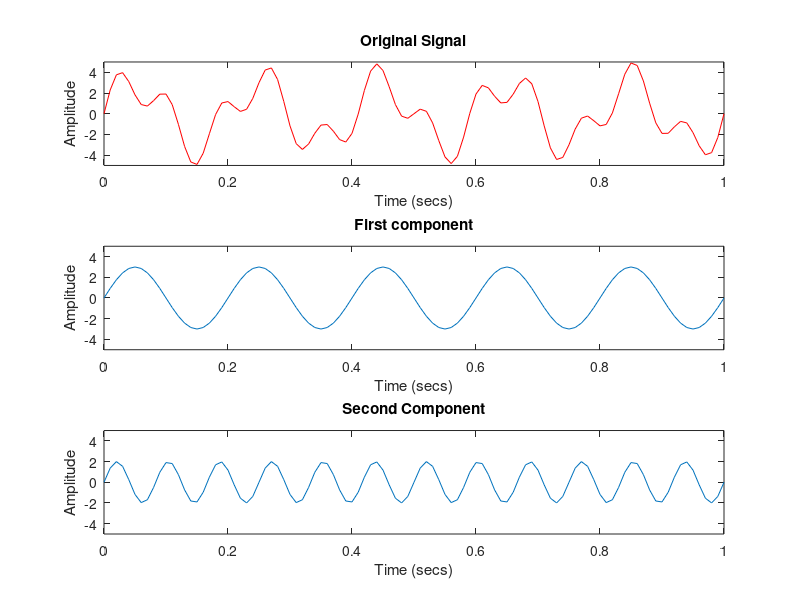

Write the MATLAB code that produced this figure. (Note: this script raises an error after producing the figure.)
%% First Part, Representation of signal
clc 
clear
close all
%% Create signals
fs = 100;
t = 0:1/fs:1;
A = 3 * sin(2*5*pi*t);
B = 2 * sin(2*12*pi*t);
C = A + B;
n = length(A);
%% Representation of signals in time Domain
figure();
subplot(3,1,1);
plot(t,C,'r');
title("Original Signal");
xlabel("Time (secs)");
ylabel("Amplitude");
ylim([-5 5]);
subplot(3,1,2);
plot(t,A);
title("First component");
xlabel("Time (secs)");
ylabel("Amplitude");
ylim([-5 5]);
subplot(3,1,3);
plot(t,B);
title("Second Component");
xlabel("Time (secs)");
ylabel("Amplitude");
ylim([-5 5]);
suptitle("Signal Analysing")

%% Representation in frequency Domain
figure();
noise = 2*rand(1 , length(t));
D = C + noise - mean(noise);
F = fft(D);
Y = fftshift(F);
frange = (-n/2:n/2-1)*(fs/n); 
subplot(2,1,1);
plot(t,D)
ylim([-6 6]);
title("Time Domain");
xlabel("Time (secs)");
ylabel("Amplitude");
subplot(2,1,2);
plot(frange,abs(Y));
xlim([0 fs/2])
title("Frequency Domain");
xlabel("Frequency (Hz)");
ylabel("|Amplitude|");
suptitle("Frequency and Time Representation");